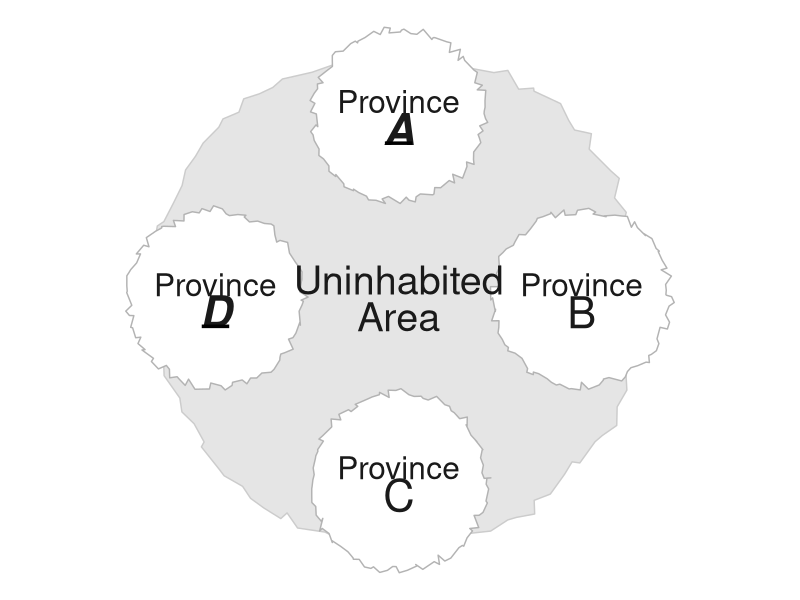
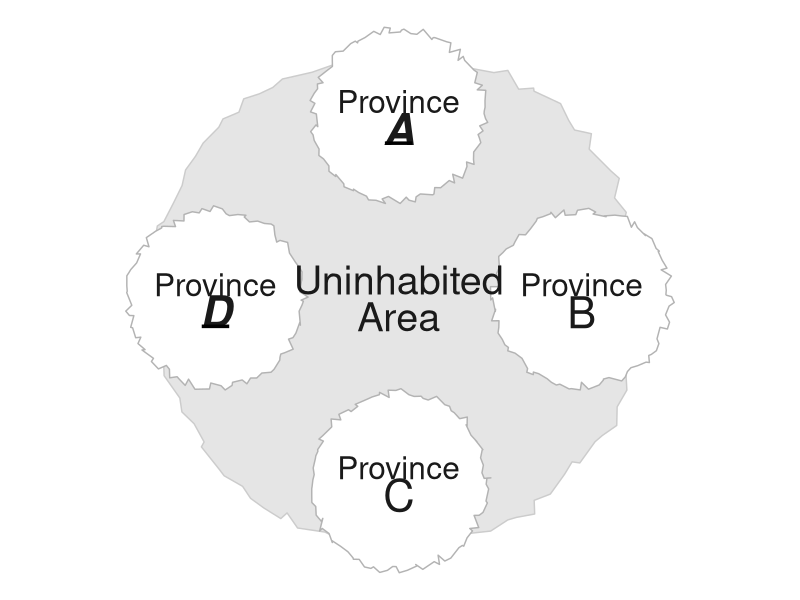
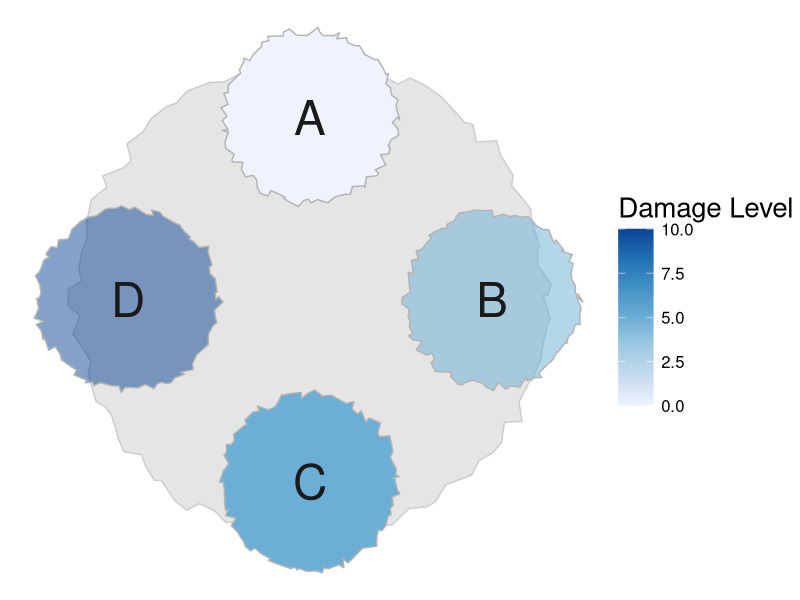
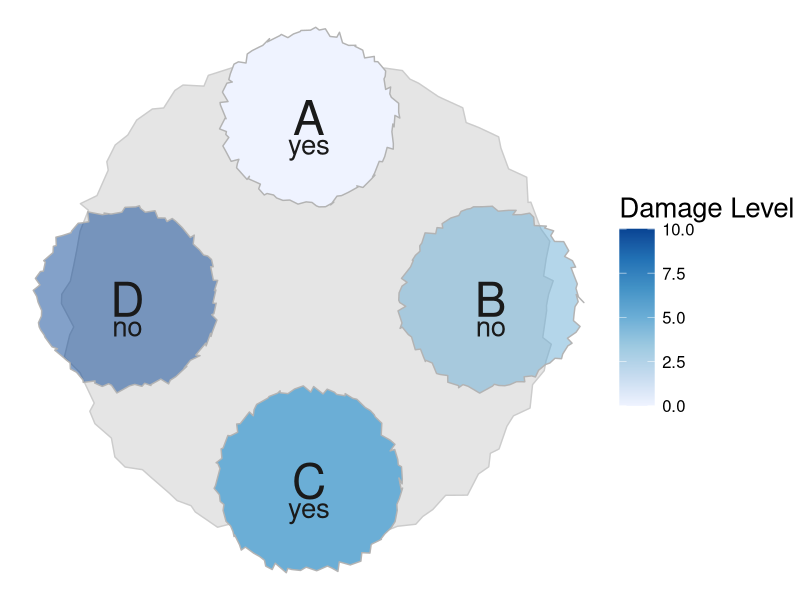
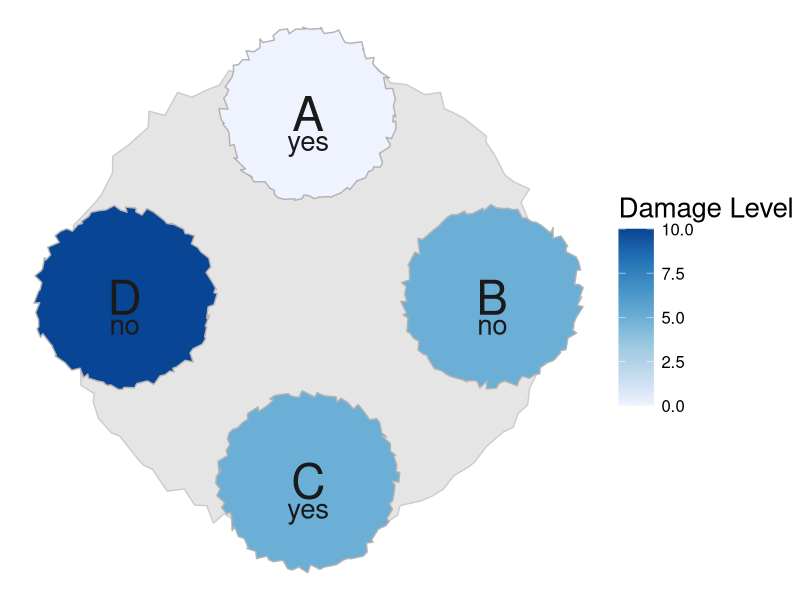
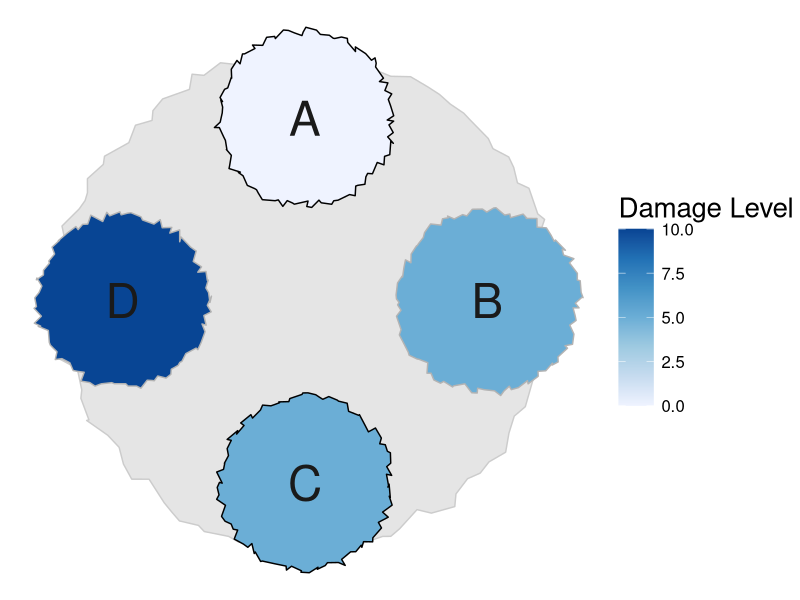
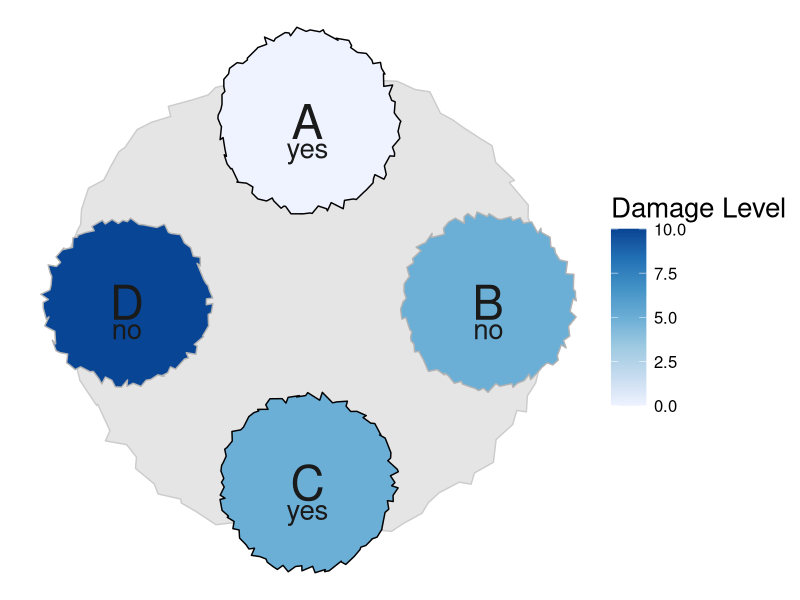
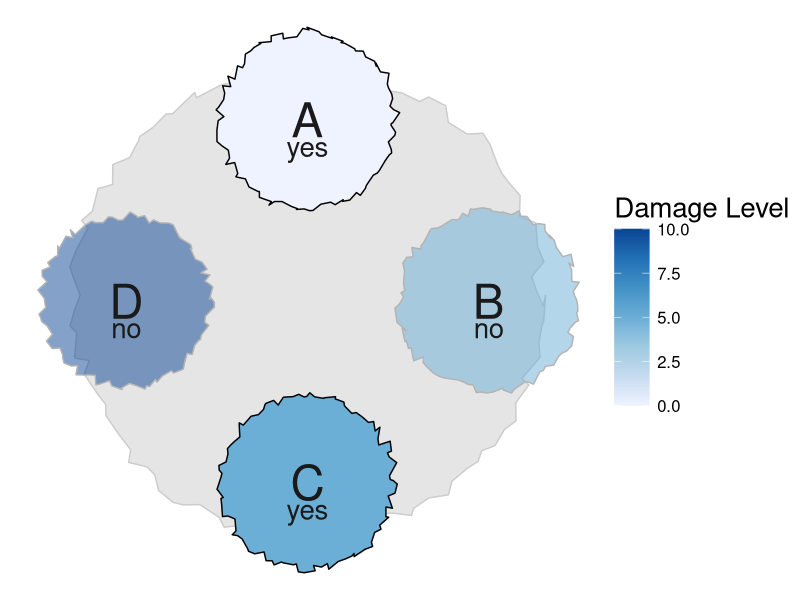

Generate these figures, in order, with R:
library(tidyverse)
library(RColorBrewer)
library(viridis)
library(here)
library(cowplot)

###CIRCLE GENERATION###
#Helper functions
generate_circle <- function(radius) {
  num_points <- 100  # Number of points along the circle
  angles <- seq(0, 2 * pi, length.out = num_points)
  
  circle <- data.frame(
    x = radius * cos(angles),
    y = radius * sin(angles)
  )
  
  return(circle)
}

add_deviation_to_circle <- function(circle, deviation_factor = 0.05) {
  deviation_x <- runif(nrow(circle), -deviation_factor, deviation_factor)
  deviation_y <- runif(nrow(circle), -deviation_factor, deviation_factor)
  circle$x <- circle$x + deviation_x
  circle$y <- circle$y + deviation_y
  return(circle)
}

adjust_perimeter <- function(circle, target_perimeter) {
  perimeter <- sum(sqrt(diff(circle$x)^2 + diff(circle$y)^2))
  scale_factor <- target_perimeter / perimeter
  circle$x <- circle$x * scale_factor
  circle$y <- circle$y * scale_factor
  return(circle)
}

#Call this function to generate circle!
base_circle <- function(radius, target_perimeter, deviation_factor) {
  circle <- generate_circle(radius)
  circle <- add_deviation_to_circle(circle, deviation_factor)
  circle <- adjust_perimeter(circle, target_perimeter)
  return(circle)
}

#Polygon rotation helper function
rot <- function(df, angle_deg) {
  angle_rad <- angle_deg * (pi / 180)
  
  df_rotated <- df |>
    mutate(
      x_rot = x * cos(angle_rad) - y * sin(angle_rad),
      y_rot = x * sin(angle_rad) + y * cos(angle_rad),
      x = x_rot, 
      y = y_rot
    )
  
  return(df_rotated)
}

###MAP CREATION###
create_map = function(starting_angle, idx) {
  #Declare polygon objects
  obj1 <- base_circle(.85, 3.8, .045)
  obj2 <- base_circle(.85, 3.8, .045)
  obj3 <- base_circle(.85, 3.8, .045)
  obj4 <- base_circle(.85, 3.8, .045)
  
  #Establish map-wise rotation
  first_obj_rad = (starting_angle * pi/180) + (9*pi)/2
  second_obj_rad = first_obj_rad + (3*pi)/2 
  third_obj_rad = first_obj_rad + (2*pi)/2
  fourth_obj_rad = first_obj_rad + (pi)/2
  
  #Calculate end-goal center coordinates of each polygon
  cntr1_x = cos(first_obj_rad)
  cntr1_y = sin(first_obj_rad)
  cntr2_x = cos(second_obj_rad)
  cntr2_y = sin(second_obj_rad)
  cntr3_x = cos(third_obj_rad)
  cntr3_y = sin(third_obj_rad)
  cntr4_x = cos(fourth_obj_rad)
  cntr4_y = sin(fourth_obj_rad)
  
  #Translating polygons to formerly-calculated center coordinates
  coords1 <- obj1 |>
    mutate(x = x + cntr1_x,
           y = y + cntr1_y,
           damage = 0,
           yes_no = 0)
  coords2 <- obj2 |>
    mutate(x = x + cntr2_x,
           y = y + cntr2_y,
           damage = 5, 
           yes_no = 1)
  coords3 <- obj3 |>
    mutate(x = x + cntr3_x,
           y = y + cntr3_y, 
           damage = 5, 
           yes_no = 0)
  coords4 <- obj4 |>
    mutate(x = x + cntr4_x,
           y = y + cntr4_y, 
           damage = 10, 
           yes_no = 1)
  
  #Create label overlay with polygon center coordinates
  #Adding rotation from rot() function to label coordinates
  labels <- data.frame(
    text = c("A", "B", "C", "D"),
    x = c(cntr1_x, cntr2_x, cntr3_x, cntr4_x),
    y = c(cntr1_y, cntr2_y, cntr3_y, cntr4_y))
  #For base map, extra Province label
  province_lab <- data.frame(
    text = c("Province", "Province", "Province", "Province"),
    x = c(cntr1_x, cntr2_x, cntr3_x, cntr4_x),
    y = c(cntr1_y +.075, cntr2_y + .075, cntr3_y + .075, cntr4_y + .075)
  )
  
  #Circle qualities pre-selected based on visual salience
  circle <- base_circle(1.7, 9, .055) 
  
  uninhabited <- data.frame(text = c("Uninhabited", "Area"), x = c(0, 0), y = c(0.1, -0.1))
  yes_no <- data.frame(
    text = c("yes", "no", 'yes', 'no'), 
    x =  c(cntr1_x, cntr2_x, cntr3_x, cntr4_x), 
    y = c(cntr1_y - .15, cntr2_y - .15, cntr3_y - .15, cntr4_y - .15))
  
  #Plot, store to object
  if (idx == 0) {
    labels['y'] <- c(cntr1_y - .075, cntr2_y - 0.075, cntr3_y - 0.075, cntr4_y - 0.07)
    
    
    labels_yes <- labels |>
      filter(text %in% c("D", "A"))
    labels_no <- labels |> 
      filter(text %in% c('C', 'B'))
    
    map <- ggplot() +
      geom_polygon(circle, mapping = aes(x = x, y = y), fill = "grey90", color = "grey80") +
      geom_polygon(data = coords1, aes(x = x, y = y), fill = "white", color  = "grey70") +
      geom_polygon(data = coords2, aes(x = x, y = y), fill = "white", color = "grey70") +
      geom_polygon(data = coords3, aes(x = x, y = y), fill = "white", color = "grey70") +
      geom_polygon(data = coords4, aes(x = x, y = y), fill = "white", color = "grey70") +
      geom_text(data = labels_yes, aes(x = x, y = y, label = text), color = "grey10", size = 11, fontface = "bold.italic") +
      geom_text(data = labels_no, aes(x = x, y = y, label = text), color = "grey10", size = 11) +
      geom_text(data = province_lab, aes(x = x, y = y, label = text), color = "grey10", size = 8) +
      geom_text(data = uninhabited, aes(x = x, y = y, label = text), color = "grey10", size = 10) +
      geom_segment(aes(x = cntr1_x - .075, xend = cntr1_x + .075, y = cntr1_y - .1525, yend = cntr1_y - .1525), linewidth = 1.2) + 
      geom_segment(aes(x = cntr4_x - .075, xend = cntr4_x + .075, y = cntr4_y - .1525, yend = cntr4_y - .1525), linewidth = 1.2) + 
      coord_fixed()
  } else if (idx == 1) {
    map <- ggplot() +
      geom_polygon(circle, mapping = aes(x = x, y = y), fill = "grey90", color = "grey80") +
      geom_polygon(data = coords1, aes(x = x, y = y, fill = damage), color  = "black") +
      geom_polygon(data = coords2, aes(x = x, y = y, fill = damage), color = "grey70") +
      geom_polygon(data = coords3, aes(x = x, y = y, fill = damage), color = "black") +
      geom_polygon(data = coords4, aes(x = x, y = y, fill = damage), color = "grey70") +
      geom_text(data = labels, aes(x = x, y = y, label = text), color = "grey10", size = 12) +
      scale_fill_distiller(direction = 1, palette = "Blues", limits = c(0, 10)) + 
      coord_fixed()
  } else if (idx == 2) {
    map <- ggplot() +
      geom_polygon(circle, mapping = aes(x = x, y = y), fill = "grey90", color = "grey80") +
      geom_polygon(data = coords1, aes(x = x, y = y, fill = damage), alpha = 1, color  = "grey70") +
      geom_polygon(data = coords2, aes(x = x, y = y, fill = damage), alpha = .5, color = "grey70") +
      geom_polygon(data = coords3, aes(x = x, y = y, fill = damage), alpha = 1, color = "grey70") +
      geom_polygon(data = coords4, aes(x = x, y = y, fill = damage), alpha = .5, color = "grey70") +
      geom_text(data = labels, aes(x = x, y = y, label = text), color = "grey10", size = 12) +
      scale_fill_distiller(direction = 1, palette = "Blues", limits = c(0, 10)) +
      guides(alpha = "none") +
      coord_fixed()
  } else if (idx == 3) {
    map <- ggplot() +
      geom_polygon(circle, mapping = aes(x = x, y = y), fill = "grey90", color = "grey80") +
      geom_polygon(data = coords1, aes(x = x, y = y, fill = damage), alpha = 1, color  = "grey70") +
      geom_polygon(data = coords2, aes(x = x, y = y, fill = damage), alpha = .5, color = "grey70") +
      geom_polygon(data = coords3, aes(x = x, y = y, fill = damage), alpha = 1, color = "grey70") +
      geom_polygon(data = coords4, aes(x = x, y = y, fill = damage), alpha = .5, color = "grey70") +
      geom_text(data = labels, aes(x = x, y = y, label = text), color = "grey10", size = 12) +
      geom_text(data = yes_no, aes(x = x, y = y, label = text), color = "grey10", size = 7) +
      scale_fill_distiller(direction = 1, palette = "Blues", limits = c(0, 10)) +
      guides(alpha = "none") +
      coord_fixed()
  } else if (idx == 5) {
    map <- ggplot() +
      geom_polygon(circle, mapping = aes(x = x, y = y), fill = "grey90", color = "grey80") +
      geom_polygon(data = coords1, aes(x = x, y = y, fill = damage), color  = "black") +
      geom_polygon(data = coords2, aes(x = x, y = y, fill = damage), color = "grey70") +
      geom_polygon(data = coords3, aes(x = x, y = y, fill = damage), color = "black") +
      geom_polygon(data = coords4, aes(x = x, y = y, fill = damage), color = "grey70") +
      geom_text(data = labels, aes(x = x, y = y, label = text), color = "grey10", size = 12) +
      geom_text(data = yes_no, aes(x = x, y = y, label = text), color = "grey10", size = 7) +
      scale_fill_distiller(direction = 1, palette = "Blues", limits = c(0, 10)) +
      coord_fixed() 
  } else if (idx == 6) {
    map <- ggplot() +
      geom_polygon(circle, mapping = aes(x = x, y = y), fill = "grey90", color = "grey80") +
      geom_polygon(data = coords1, aes(x = x, y = y, fill = damage), alpha = 1, color  = "black") +
      geom_polygon(data = coords2, aes(x = x, y = y, fill = damage), alpha = .5, color = "grey70") +
      geom_polygon(data = coords3, aes(x = x, y = y, fill = damage), alpha = 1, color = "black") +
      geom_polygon(data = coords4, aes(x = x, y = y, fill = damage), alpha = .5, color = "grey70") +
      geom_text(data = labels, aes(x = x, y = y, label = text), color = "grey10", size = 12) +
      geom_text(data = yes_no, aes(x = x, y = y, label = text), color = "grey10", size = 7) +
      scale_fill_distiller(direction = 1, palette = "Blues", limits = c(0, 10)) +
      coord_fixed() 
  } else {
      map <- ggplot() +
        geom_polygon(circle, mapping = aes(x = x, y = y), fill = "grey90", color = "grey80") +
        geom_polygon(data = coords1, aes(x = x, y = y, fill = damage), color  = "grey70") +
        geom_polygon(data = coords2, aes(x = x, y = y, fill = damage), color = "grey70") +
        geom_polygon(data = coords3, aes(x = x, y = y, fill = damage), color = "grey70") +
        geom_polygon(data = coords4, aes(x = x, y = y, fill = damage), color = "grey70") +
        geom_text(data = labels, aes(x = x, y = y, label = text), color = "grey10", size = 12) +
        geom_text(data = yes_no, aes(x = x, y = y, label = text), color = "grey10", size = 7) +
        scale_fill_distiller(direction = 1, palette = "Blues", limits = c(0, 10)) +
        coord_fixed() 
  }

  #Add void theme to eliminate grid lines, axes, etc. 
  map <- map +
    theme_void() +  
    theme(plot.background = element_rect(fill = "white", color = NA),
          legend.key.size = unit(.9, 'cm'), 
          legend.text = element_text(size = 12), 
          legend.title = element_text(size = 20)) +
    labs(fill = "Damage Level")
  return(map)
}

blank_base <- create_map(0, 0) 
blank_base
grayed_map <- create_map(0, 2) 
grayed_and_labeled_map <- create_map(0,3)
labeled_map <- create_map(0, 7)
outlined_map <- create_map(0,1)
outlined_and_labeled_map <- create_map(0,5)
outline_gray_label_map <- create_map(0,6)

path <- here("map_plots", "final", "blank_example_AD.png") 
ggsave(path, plot = blank_base, width = 10, height = 8, dpi = 300)

grayed_path <- here("map_plots", "vote_prototypes", "grayed_votes.png") 
ggsave(grayed_path, plot = grayed_map, width = 10, height = 8, dpi = 300)

gray_label_path <- here("map_plots", "vote_prototypes", "grayed_labeled_votes.png") 
ggsave(gray_label_path, plot = grayed_and_labeled_map, width = 10, height = 8, dpi = 300)

label_path <- here("map_plots", "vote_prototypes", "labeled_votes.png") 
ggsave(label_path, plot = labeled_map, width = 10, height = 8, dpi = 300)

outline_path <- here("map_plots", "vote_prototypes", "outlined_votes.png") 
ggsave(outline_path, plot = outlined_map, width = 10, height = 8, dpi = 300)

outline_label_path <- here("map_plots", "vote_prototypes", "outlined_labeled_votes.png") 
ggsave(outline_label_path, plot = outlined_and_labeled_map, width = 10, height = 8, dpi = 300)

outline_gray_label_path <- here("map_plots", "vote_prototypes", "outlined_labeled_grayed_votes.png") 
ggsave(outline_gray_label_path, plot = outline_gray_label_map, width = 10, height = 8, dpi = 300)
